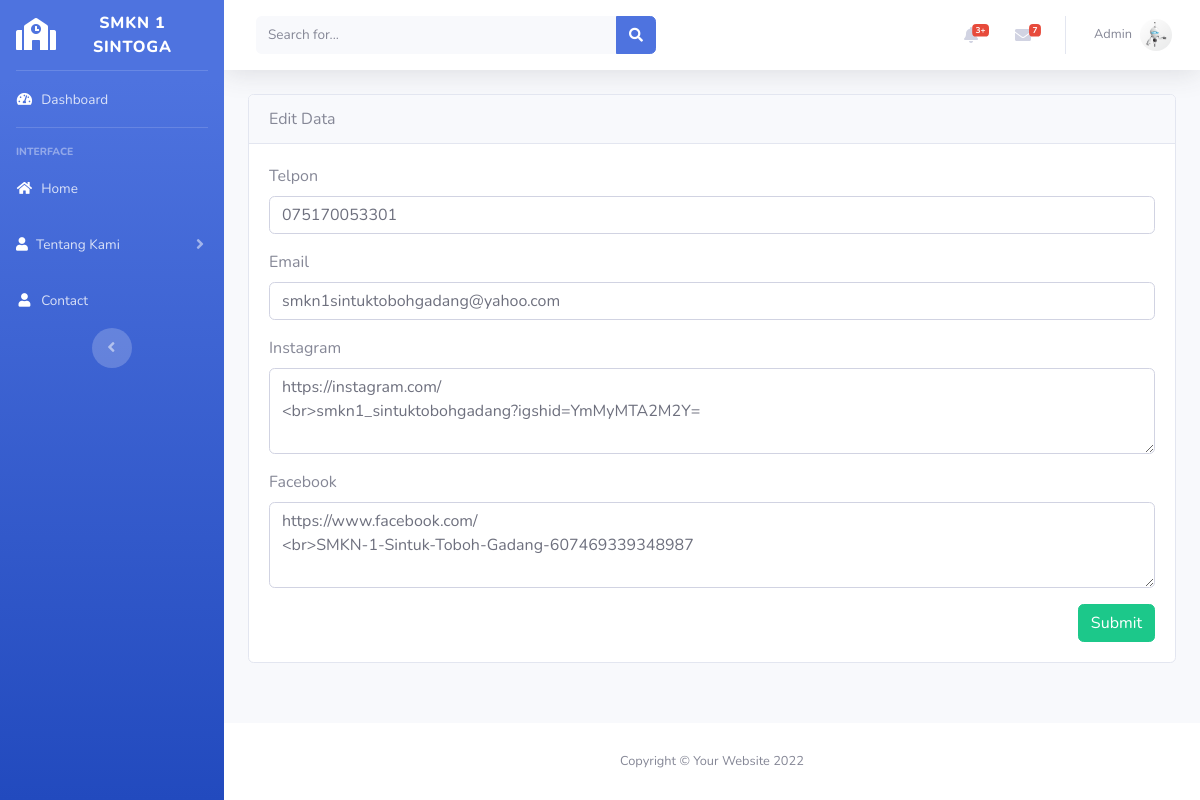
The app's page /backend/index.php?page=contact/edit&id_kontak=1 (signed in) with its own data.
### tables this page shows
CREATE TABLE `kontak` (
  `id_kontak` int(5) NOT NULL,
  `telpon` char(25) NOT NULL,
  `email` varchar(50) NOT NULL,
  `ig` varchar(100) NOT NULL,
  `fb` varchar(100) NOT NULL
);

### backend/contact/edit.php (the view, shortened to what this page needs)
<?php
$id_kontak = $_GET['id_kontak'];
$edit = $koneksi->query("SELECT * FROM `kontak` WHERE id_kontak ='$id_kontak'")->fetch_assoc();
?>
<div class="card">
<div class="card-header">
    Edit Data
</div>
<div class="card-body">
<form action="?page=contact/aksi_edit" method="POST">
  <div class="form-group">
    <label for="telpon">Telpon</label>
    <input type="text" class="form-control" placeholder="" name="telpon" value="<?= $edit['telpon'] ?>" >
  </div>
  <div class="form-group">
    <label for="email">Email</label>
    <input type="text" class="form-control" placeholder="" name="email" value="<?= $edit['email'] ?>">
  </div>
<div class="form-group">
    <label for="ig">Instagram</label>
    <textarea name="ig" id="" cols="30" rows="3" class="form-control"><?= $edit['ig']?> </textarea>
</div>
<div class="form-group">
    <label for="fb">Facebook</label>
    <textarea name="fb" id="" cols="25" rows="3" class="form-control"><?= $edit['fb']?> </textarea>
</div>
<div align="right">
  <button type="submit" class="btn btn-success">Submit</button>
  </div>
</form>
</div>
</div>

### records on screen
kontak: telpon "075170053301", email "smkn1sintuktobohgadang@yahoo.com", ig "https://instagram.com/ <br>smkn1_sintuktobohgadang?igshid=YmMyMTA2M2Y=", fb "https://www.facebook.com/ <br>SMKN-1-Sintuk-Toboh-Gadang-607469339348987"

### other values on screen
$_SESSION['username'] "Admin"
